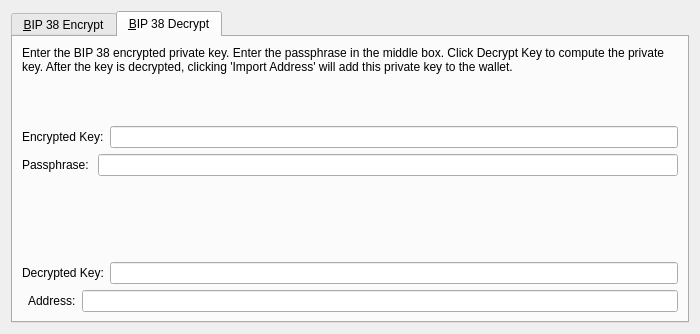
<?xml version="1.0" encoding="UTF-8"?>
<ui version="4.0">
 <class>Bip38ToolDialog</class>
 <widget class="QDialog" name="Bip38ToolDialog">
  <property name="geometry">
   <rect>
    <x>0</x>
    <y>0</y>
    <width>700</width>
    <height>334</height>
   </rect>
  </property>
  <property name="windowTitle">
   <string>BIP 38 Tool</string>
  </property>
  <property name="modal">
   <bool>true</bool>
  </property>
  <layout class="QVBoxLayout" name="verticalLayout">
   <item>
    <widget class="QTabWidget" name="tabWidget">
     <property name="currentIndex">
      <number>1</number>
     </property>
     <widget class="QWidget" name="tabBip38Encrypt">
      <attribute name="title">
       <string>&amp;BIP 38 Encrypt</string>
      </attribute>
      <layout class="QVBoxLayout" name="verticalLayout_SM">
       <item>
        <widget class="QLabel" name="infoLabel_ENC">
         <property name="text">
          <string>Enter a Vulcano Address that you would like to encrypt using BIP 38. Enter a passphrase in the middle box. Press encrypt to compute the encrypted private key.</string>
         </property>
         <property name="textFormat">
          <enum>Qt::PlainText</enum>
         </property>
         <property name="wordWrap">
          <bool>true</bool>
         </property>
        </widget>
       </item>
       <item>
        <layout class="QHBoxLayout" name="horizontalLayout_1_ENC">
         <property name="spacing">
          <number>0</number>
         </property>
         <item>
          <widget class="QLabel" name="label_5">
           <property name="text">
            <string>Address:</string>
           </property>
          </widget>
         </item>
         <item>
          <widget class="QValidatedLineEdit" name="addressIn_ENC">
           <property name="toolTip">
            <string>The Vulcano address to sign the message with</string>
           </property>
          </widget>
         </item>
         <item>
          <widget class="QtMaterialFlatButton" name="addressBookButton_ENC" native="true">
           <property name="toolTip">
            <string>Choose previously used address</string>
           </property>
           <property name="text" stdset="0">
            <string/>
           </property>
           <property name="icon" stdset="0">
            <iconset resource="../vulcano.qrc">
             <normaloff>:/icons/address-book</normaloff>:/icons/address-book</iconset>
           </property>
           <property name="shortcut" stdset="0">
            <string>Alt+A</string>
           </property>
           <property name="autoDefault" stdset="0">
            <bool>false</bool>
           </property>
          </widget>
         </item>
         <item>
          <widget class="QtMaterialFlatButton" name="pasteButton_ENC" native="true">
           <property name="toolTip">
            <string>Paste address from clipboard</string>
           </property>
           <property name="text" stdset="0">
            <string/>
           </property>
           <property name="icon" stdset="0">
            <iconset resource="../vulcano.qrc">
             <normaloff>:/icons/editpaste</normaloff>:/icons/editpaste</iconset>
           </property>
           <property name="shortcut" stdset="0">
            <string>Alt+P</string>
           </property>
           <property name="autoDefault" stdset="0">
            <bool>false</bool>
           </property>
          </widget>
         </item>
        </layout>
       </item>
       <item>
        <layout class="QHBoxLayout" name="horizontalLayout_5">
         <item>
          <widget class="QLabel" name="label_6">
           <property name="text">
            <string>Passphrase: </string>
           </property>
          </widget>
         </item>
         <item>
          <widget class="QLineEdit" name="passphraseIn_ENC">
           <property name="echoMode">
            <enum>QLineEdit::Password</enum>
           </property>
          </widget>
         </item>
        </layout>
       </item>
       <item>
        <layout class="QHBoxLayout" name="horizontalLayout_2_ENC">
         <property name="spacing">
          <number>0</number>
         </property>
         <item>
          <widget class="QLabel" name="encryptedKeyLabel_ENC">
           <property name="text">
            <string>Encrypted Key:</string>
           </property>
           <property name="textFormat">
            <enum>Qt::PlainText</enum>
           </property>
          </widget>
         </item>
         <item>
          <widget class="QLineEdit" name="encryptedKeyOut_ENC">
           <property name="font">
            <font>
             <italic>true</italic>
            </font>
           </property>
           <property name="readOnly">
            <bool>true</bool>
           </property>
          </widget>
         </item>
         <item>
          <widget class="QtMaterialFlatButton" name="copyKeyButton_ENC" native="true">
           <property name="toolTip">
            <string>Copy the current signature to the system clipboard</string>
           </property>
           <property name="text" stdset="0">
            <string/>
           </property>
           <property name="icon" stdset="0">
            <iconset resource="../vulcano.qrc">
             <normaloff>:/icons/editcopy</normaloff>:/icons/editcopy</iconset>
           </property>
           <property name="autoDefault" stdset="0">
            <bool>false</bool>
           </property>
          </widget>
         </item>
        </layout>
       </item>
       <item>
        <layout class="QHBoxLayout" name="horizontalLayout_3_ENC">
         <item>
          <widget class="QtMaterialFlatButton" name="encryptKeyButton_ENC" native="true">
           <property name="toolTip">
            <string>Sign the message to prove you own this Vulcano address</string>
           </property>
           <property name="text" stdset="0">
            <string>Encrypt Key</string>
           </property>
           <property name="icon" stdset="0">
            <iconset resource="../vulcano.qrc">
             <normaloff>:/icons/edit</normaloff>:/icons/edit</iconset>
           </property>
           <property name="autoDefault" stdset="0">
            <bool>false</bool>
           </property>
          </widget>
         </item>
         <item>
          <widget class="QtMaterialFlatButton" name="clearButton_ENC" native="true">
           <property name="toolTip">
            <string>Reset all sign message fields</string>
           </property>
           <property name="text" stdset="0">
            <string>Clear All</string>
           </property>
           <property name="icon" stdset="0">
            <iconset resource="../vulcano.qrc">
             <normaloff>:/icons/remove</normaloff>:/icons/remove</iconset>
           </property>
           <property name="autoDefault" stdset="0">
            <bool>false</bool>
           </property>
          </widget>
         </item>
         <item>
          <spacer name="horizontalSpacer_1_ENC">
           <property name="orientation">
            <enum>Qt::Horizontal</enum>
           </property>
           <property name="sizeHint" stdset="0">
            <size>
             <width>40</width>
             <height>48</height>
            </size>
           </property>
          </spacer>
         </item>
         <item>
          <widget class="QLabel" name="statusLabel_ENC">
           <property name="font">
            <font>
             <weight>75</weight>
             <bold>true</bold>
            </font>
           </property>
           <property name="text">
            <string/>
           </property>
           <property name="wordWrap">
            <bool>true</bool>
           </property>
          </widget>
         </item>
         <item>
          <spacer name="horizontalSpacer_2_ENC">
           <property name="orientation">
            <enum>Qt::Horizontal</enum>
           </property>
           <property name="sizeHint" stdset="0">
            <size>
             <width>40</width>
             <height>48</height>
            </size>
           </property>
          </spacer>
         </item>
        </layout>
       </item>
      </layout>
     </widget>
     <widget class="QWidget" name="tabBip38Decrypt">
      <attribute name="title">
       <string>&amp;BIP 38 Decrypt</string>
      </attribute>
      <layout class="QVBoxLayout" name="verticalLayout_VM">
       <item>
        <widget class="QLabel" name="infoLabel_DEC">
         <property name="text">
          <string>Enter the BIP 38 encrypted private key. Enter the passphrase in the middle box. Click Decrypt Key to compute the private key. After the key is decrypted, clicking 'Import Address' will add this private key to the wallet.</string>
         </property>
         <property name="textFormat">
          <enum>Qt::PlainText</enum>
         </property>
         <property name="alignment">
          <set>Qt::AlignLeading|Qt::AlignLeft|Qt::AlignTop</set>
         </property>
         <property name="wordWrap">
          <bool>true</bool>
         </property>
        </widget>
       </item>
       <item>
        <layout class="QHBoxLayout" name="horizontalLayout_3">
         <item>
          <widget class="QLabel" name="label_2">
           <property name="text">
            <string>Encrypted Key:</string>
           </property>
          </widget>
         </item>
         <item>
          <widget class="QValidatedLineEdit" name="encryptedKeyIn_DEC">
           <property name="toolTip">
            <string>The Vulcano address the message was signed with</string>
           </property>
          </widget>
         </item>
        </layout>
       </item>
       <item>
        <layout class="QHBoxLayout" name="horizontalLayout">
         <item>
          <widget class="QLabel" name="label">
           <property name="text">
            <string>Passphrase: </string>
           </property>
          </widget>
         </item>
         <item>
          <widget class="QLineEdit" name="passphraseIn_DEC">
           <property name="echoMode">
            <enum>QLineEdit::Password</enum>
           </property>
          </widget>
         </item>
        </layout>
       </item>
       <item>
        <layout class="QHBoxLayout" name="horizontalLayout_2_DEC">
         <item>
          <widget class="QtMaterialFlatButton" name="decryptKeyButton_DEC" native="true">
           <property name="toolTip">
            <string>Verify the message to ensure it was signed with the specified Vulcano address</string>
           </property>
           <property name="text" stdset="0">
            <string>Decrypt Key</string>
           </property>
           <property name="icon" stdset="0">
            <iconset resource="../vulcano.qrc">
             <normaloff>:/icons/transaction_0</normaloff>:/icons/transaction_0</iconset>
           </property>
           <property name="autoDefault" stdset="0">
            <bool>false</bool>
           </property>
          </widget>
         </item>
         <item>
          <widget class="QtMaterialFlatButton" name="clearButton_DEC" native="true">
           <property name="toolTip">
            <string>Reset all verify message fields</string>
           </property>
           <property name="text" stdset="0">
            <string>Clear All</string>
           </property>
           <property name="icon" stdset="0">
            <iconset resource="../vulcano.qrc">
             <normaloff>:/icons/remove</normaloff>:/icons/remove</iconset>
           </property>
           <property name="autoDefault" stdset="0">
            <bool>false</bool>
           </property>
          </widget>
         </item>
         <item>
          <spacer name="horizontalSpacer_1_DEC">
           <property name="orientation">
            <enum>Qt::Horizontal</enum>
           </property>
           <property name="sizeHint" stdset="0">
            <size>
             <width>40</width>
             <height>48</height>
            </size>
           </property>
          </spacer>
         </item>
         <item>
          <widget class="QLabel" name="statusLabel_DEC">
           <property name="font">
            <font>
             <weight>75</weight>
             <bold>true</bold>
            </font>
           </property>
           <property name="text">
            <string/>
           </property>
           <property name="wordWrap">
            <bool>true</bool>
           </property>
          </widget>
         </item>
         <item>
          <spacer name="horizontalSpacer_2_DEC">
           <property name="orientation">
            <enum>Qt::Horizontal</enum>
           </property>
           <property name="sizeHint" stdset="0">
            <size>
             <width>40</width>
             <height>48</height>
            </size>
           </property>
          </spacer>
         </item>
        </layout>
       </item>
       <item>
        <layout class="QHBoxLayout" name="horizontalLayout_2">
         <item>
          <widget class="QLabel" name="label_3">
           <property name="text">
            <string>Decrypted Key:</string>
           </property>
          </widget>
         </item>
         <item>
          <widget class="QValidatedLineEdit" name="decryptedKeyOut_DEC"/>
         </item>
        </layout>
       </item>
       <item>
        <layout class="QHBoxLayout" name="horizontalLayout_4">
         <item>
          <widget class="QtMaterialFlatButton" name="importAddressButton_DEC" native="true">
           <property name="text" stdset="0">
            <string>Import Address</string>
           </property>
          </widget>
         </item>
         <item>
          <widget class="QLabel" name="label_4">
           <property name="text">
            <string>Address:</string>
           </property>
          </widget>
         </item>
         <item>
          <widget class="QLineEdit" name="addressOut_DEC"/>
         </item>
        </layout>
       </item>
      </layout>
     </widget>
    </widget>
   </item>
  </layout>
 </widget>
 <customwidgets>
  <customwidget>
   <class>QtMaterialFlatButton</class>
   <extends>QWidget</extends>
   <header>qtmaterialflatbutton.h</header>
  </customwidget>
  <customwidget>
   <class>QValidatedLineEdit</class>
   <extends>QLineEdit</extends>
   <header>qvalidatedlineedit.h</header>
  </customwidget>
 </customwidgets>
 <resources>
  <include location="../vulcano.qrc"/>
 </resources>
 <connections/>
</ui>
